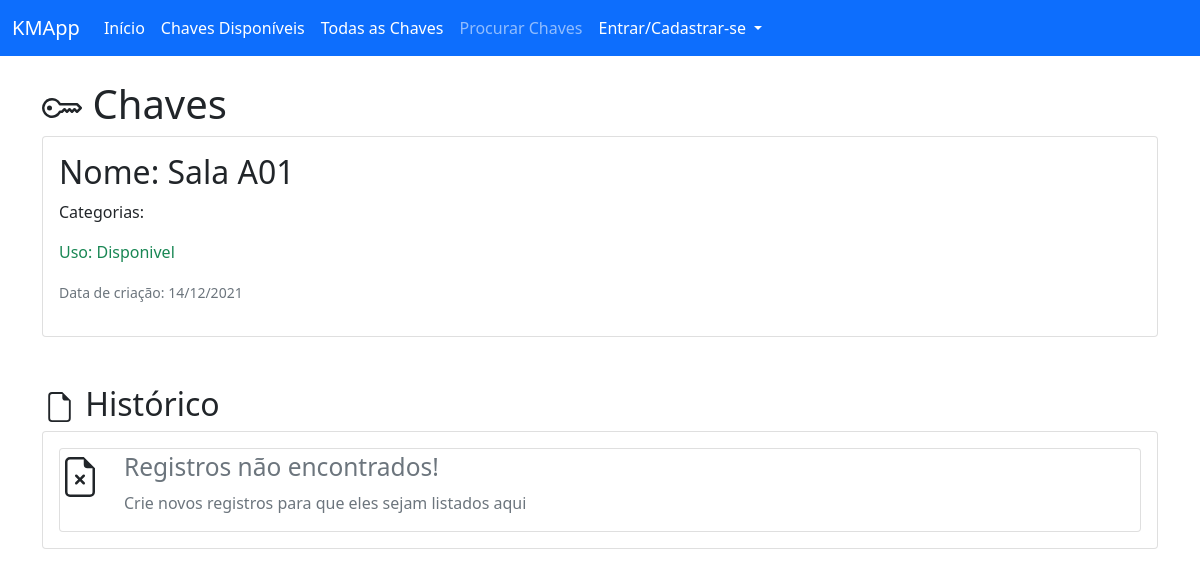
The page /view/key/sala-a01 on the database as committed earlier.
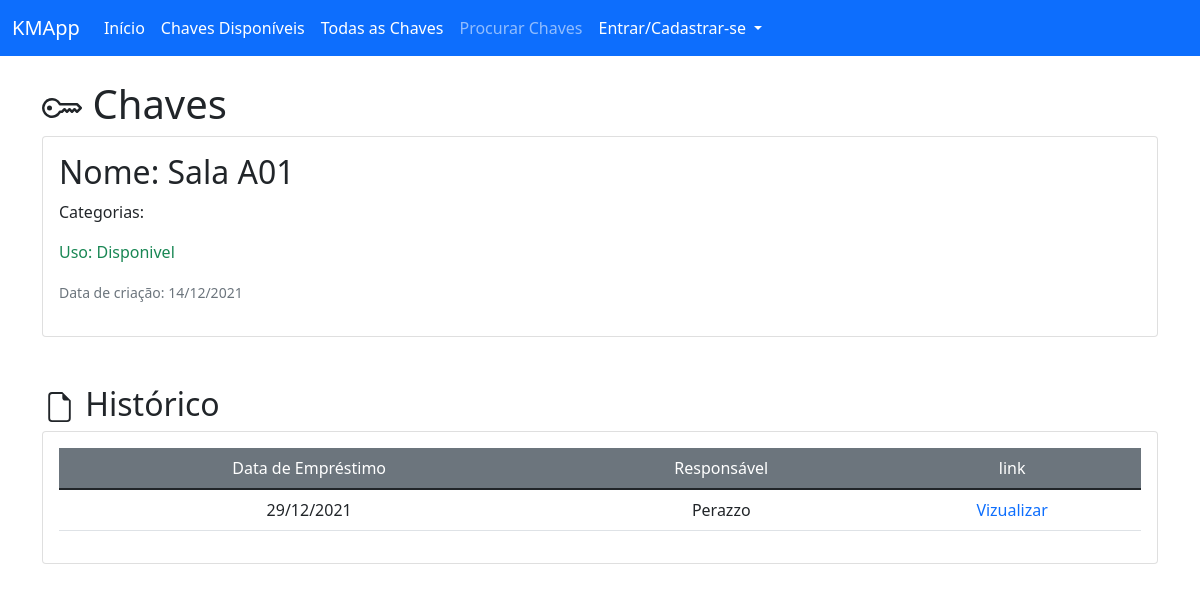
The same page on the database as committed later.
### key_manager/models/registry.py (models this page shows, shortened)
class Registry(db.Model):
    __tablename__ = 'registries'
    id = db.Column(db.Integer, primary_key=True)
    user_id = db.Column(db.Integer, db.ForeignKey('users.id'), nullable=False)
    key_loan_date = db.Column(db.DateTime, nullable=False, default=datetime.utcnow)
    key_return_date = db.Column(db.DateTime, nullable=True)
    key_id = db.Column(db.Integer, db.ForeignKey('keys.id'), nullable=False)
    holder_name = db.Column(db.String(100), nullable=False)
    holder_email = db.Column(db.String(100), nullable=True)

### key_manager/routes/views.py (the view)
@view.route("/key/<key_slug>")
def viewKey(key_slug):
    key = Key.query.filter_by(slug=key_slug).first()
    if key is None:
        flash("chave não encontrada", "error_msg")
        return redirect(url_for("index"))
    category = Category.query.filter_by(id=key.key_category_id).all()
    registry = Registry.query.filter_by(key_id=key.id).all()
    return render_template("view/keyDetails.html", key=key, categories=category, registry=registry, hidden_footer=True, title=key.name)

### key_manager/templates/view/keyDetails.html (shortened to what this page needs)
{% extends 'base.html' %}
{% block content %}
<div class="mt-4">
    <h1 class="col-auto">
        <span>Chaves</span>
    </h1>
</div>
<div class="card mt-2">
    <div class="card-body">
        <h2>Nome: {{ key.name }}</h2>
        <p>Categorias: <a href="{{url_for('view.viewCat', category_slug=categories.slug)}}">{{categories.name}}</a></p>
        {% if key.key_avaliable %}
        <p class="text-success">Uso: Disponivel</p>
        {% else %}
        <p class="text-danger">Uso: Em uso</p>
        {% endif %}
        <p><small class="text-muted">Data de criação: {{ key.creation_date.strftime("%d/%m/%Y")}}</small><p>
    </div>
</div>
<div class="mt-5">
    <h2 class="col">
        <svg xmlns="http://www.w3.org/2000/svg" width="35" height="30" fill="currentColor" class="bi bi-file-earmark" viewBox="0 0 16 16">
            <path d="M14 4.5V14a2 2 0 0 1-2 2H4a2 2 0 0 1-2-2V2a2 2 0 0 1 2-2h5.5L14 4.5zm-3 0A1.5 1.5 0 0 1 9.5 3V1H4a1 1 0 0 0-1 1v12a1 1 0 0 0 1 1h8a1 1 0 0 0 1-1V4.5h-2z"/>
        </svg>
        <span>Histórico</span>
    </h2>
</div>
<div class="card">
    <div class="card-body">
        {% if registry %}
        <table class="table">
            <thead class="bg-secondary text-white">
                <tr>
                    <td class="col-auto text-center">Data de Empréstimo</td>
                    <td class="col-auto text-center">Responsável</td>
                    <td class="col-auto text-center">link</td>
                </tr>
            </thead>
            <tbody>
                {% for registry in registry %}
                <tr>
                    <td class="col-auto text-center">{{ registry.key_loan_date.strftime("%d/%m/%Y") }}</td>
                    <td class="col-auto text-center">{{ registry.holder_name }}</td>
                    <td class="col-auto text-center">
                        <a class="text-decoration-none" href="{{url_for('view.viewReg', reg_id=registry.id)}}">Vizualizar</a>
                    </td>
                </tr>
                {% endfor %}
            </tbody>
        </table>
        {% else %}
        <div class="card">
            <div class="car-body">
                <div class="row">
                    <div class="col-auto">
                        <p class="text-muted h3 "><small class="text-muted">Registros não encontrados!</small></p>
                        <p><small class="text-muted h6">Crie novos registros para que eles sejam listados aqui</a></small></p>
                    </div>
                </div>
            </div>
        </div>
        {% endif %}
    </div>
</div>
{% endblock %}

Rows that differ between the two databases and show on the page:
added Registry: key_loan_date "29/12/2021", holder_name "Perazzo"
Other text that changed with them:
text no longer shown: "Registros não encontrados! Crie novos registros para que eles sejam listados aqui"
text now shown: "Data de Empréstimo Responsável link"
